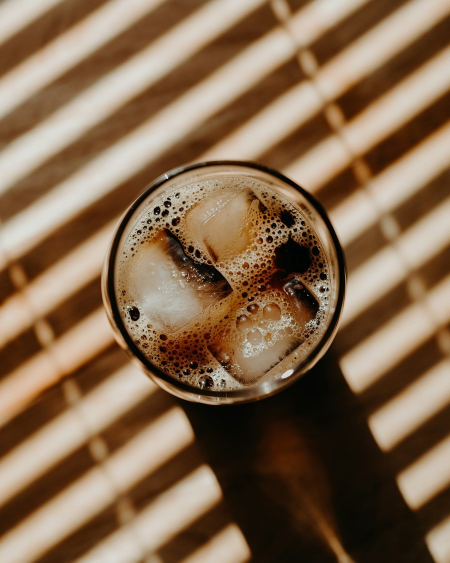
#> input picture fundos/bebida-gelada.jpg, 900 x 1125 px (shown at 1/2 size)
$ python -i arte_sobria.py   (imports and definitions only)
#> lines starting #> are read from the running program, lines starting #| are printed output that depends on the picture
"""Estilo sóbrio (perfil @franciellifernandes.adv): foto escurecida em preto, sombra preta suave e
texto branco numa serifada clássica e fina (Cormorant Garamond), centralizado, sem caixas.
Inspirado nos stories de frase com café: calmo, elegante, orgânico."""
import os
import re
from PIL import Image, ImageDraw, ImageEnhance, ImageFilter, ImageFont, ImageOps, ImageStat

import arte_natural as A

# [1 line that did not run here, left out]
BRANCO = (255, 255, 255)
CREME = (246, 236, 220)
DOURADO = (201, 164, 108)


FONTES_PADRAO = {   # papel: [arquivo, variação]; o perfil.json pode trocar ("fontes")
    "titulo": ["CormorantGaramond-Italic.ttf", "Medium Italic"],
    "texto": ["CormorantGaramond.ttf", "Medium"],
    "detalhe": ["CormorantGaramond-Italic.ttf", "Medium Italic"],
    "rotulo": ["CormorantGaramond.ttf", "SemiBold"],
}


# [14 lines left out: functions fonte, serif, not called in this run]


def espacado(txt):
    return " ".join(txt.upper())


# [15 lines left out: functions foto_escura, foto_natural, not called in this run]


_CASCATAS = []


def rostos(img):
    """Caixas (x0, y0, x1, y1) dos rostos na foto, com folga para cabelo e queixo. Sem OpenCV: lista vazia."""
    try:
        import cv2
        import numpy as np
    except ImportError:
        return []
    if not _CASCATAS:
        for nome in ("haarcascade_frontalface_default.xml", "haarcascade_profileface.xml"):
            _CASCATAS.append(cv2.CascadeClassifier(cv2.data.haarcascades + nome))
    caixas = []
    for largura_det in (540, 1080):                 # rosto pequeno (foto no espelho): tenta maior
        esc = largura_det / img.width
        peq = img.convert("L").resize((largura_det, int(img.height * esc)))
        g = cv2.equalizeHist(np.array(peq))
        for c in _CASCATAS:
            for (x, y, w, h) in c.detectMultiScale(g, 1.1, 6, minSize=(36, 36)):
                x, y, w, h = [v / esc for v in (x, y, w, h)]
                caixas.append((x - 0.35 * w, y - 0.45 * h, x + 1.35 * w, y + 1.45 * h))
        if caixas:
            break
    return caixas


def _cruza(caixa, rosto):
    return not (caixa[2] <= rosto[0] or caixa[0] >= rosto[2] or caixa[3] <= rosto[1] or caixa[1] >= rosto[3])


def livre(caixa, faces):
    return not any(_cruza(caixa, f) for f in faces)


# [18 lines left out: functions escurecer, escolher_y, not called in this run]


EMOJI_RE = re.compile("(?:[\U0001F1E6-\U0001F1FF]{2}|[\U0001F300-\U0001FAFF\u2600-\u27BF\u2B00-\u2BFF\u2300-\u23FF]"
                      "[\uFE0F\U0001F3FB-\U0001F3FF]?(?:\u200D[\U0001F300-\U0001FAFF\u2600-\u27BF][\uFE0F]?)*)")
_EMOJIS = {}


# [28 lines left out: functions _emoji_img, _pedacos, not called in this run]


def largura(ln, f):
    return sum(p[2] for p in _pedacos(ln, f))


# [161 lines left out: functions linha, texto_com_sombra, faixas, marca, _dominio, cartao_noticia and 2 more, not called in this run]


LAYOUTS = ["base_esq", "diario", "topo_esq", "colagem", "centro", "faixa", "destaque"]


def maquina(tam):
    arq = A.PERFIL.get("fontes", {}).get("maquina", ["CourierPrime-Regular.ttf", None])[0]
    return ImageFont.truetype(os.path.join(A.AQUI, "fontes", arq), int(tam))


# [148 lines left out: functions filtrar, preparar, encaixar, grade, texto_colagem, diario and 1 more, not called in this run]


CONTADOR = [0]


# [86 lines left out: functions desenhar, desenhar_colagem, not called in this run]


# ----------------------------------------------------------------- fotos e vídeos mandados pela Dra.
TAMANHOS = {"pequeno": 44, "medio": 62, "grande": 92}   # pequeno = letra de story do dia a dia


# [63 lines left out: functions _luz, melhor_y, fator_contraste, plano_texto, not called in this run]


def _cor(hexa, padrao):
    m = re.match(r"^#?([0-9a-fA-F]{6})$", (hexa or "").strip())
    return tuple(int(m.group(1)[i:i + 2], 16) for i in (0, 2, 4)) if m else padrao


# [17 lines left out: function escrever, not called in this run]


def _caixa_texto(pl):
    return (60, pl["y"] - 20, W - 60, pl["y"] + pl["alt"] + 20)


# [56 lines left out: functions desenhar_foto, camada_video, desenhar_post, not called in this run]

>>> from PIL import Image
>>> picture = Image.open('fundos/bebida-gelada.jpg')
#> picture is the input picture: PIL image 900x1125 RGB; mean R, G, B 133.4, 106.8, 80.8
>>> result = rostos(picture)
#> the loop in rostos, `for largura_det in (540, 1080):` made 2 passes
#> pass 1, in rostos, `peq = img.convert("L").resize((largura_det, int(img.height * esc)))`:
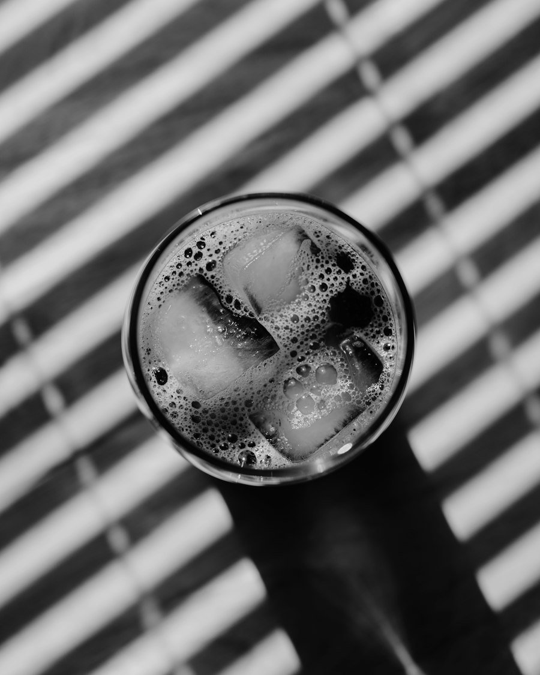
#> peq: PIL image 540x675 L; min 0, max 240, mean 111.8
#> pass 1, in rostos, `g = cv2.equalizeHist(np.array(peq))`:
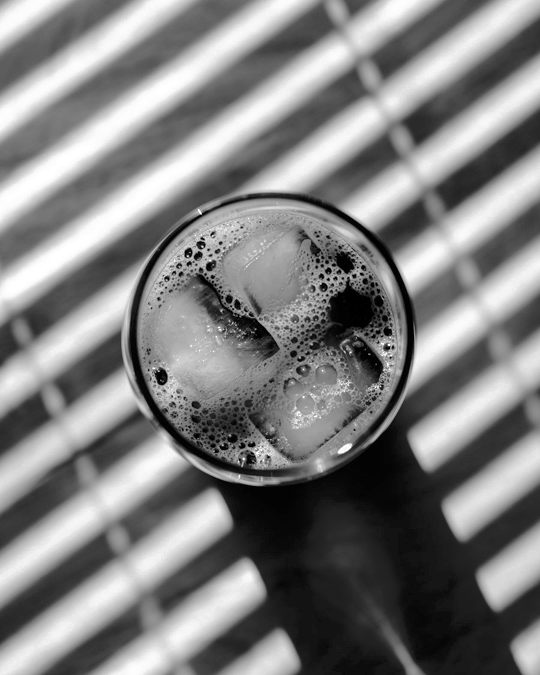
#> g: shape (675, 540); min 0, max 255, mean 128.2
#> after the loop in rostos, `for largura_det in (540, 1080):`: caixas = [(431.5, 512.2, 505.2, 594.5), (373.1, 705.2, 451, 792.3)]
#> result has the same summary as caixas in rostos

$ run again, on fundos/blitz-noite.jpg
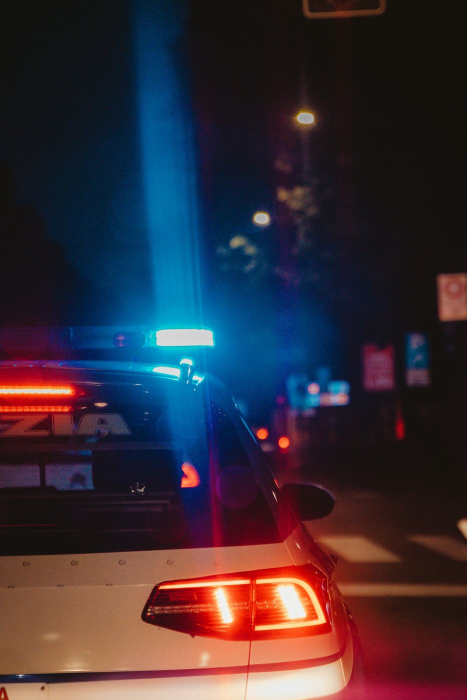
#> input picture fundos/blitz-noite.jpg, 933 x 1400 px (shown at 1/2 size)
#> picture is the input picture: PIL image 933x1400 RGB; mean R, G, B 56.7, 46.4, 56.2
#> the loop in rostos, `for largura_det in (540, 1080):` made 2 passes
#> pass 1, in rostos, `peq = img.convert("L").resize((largura_det, int(img.height * esc)))`:
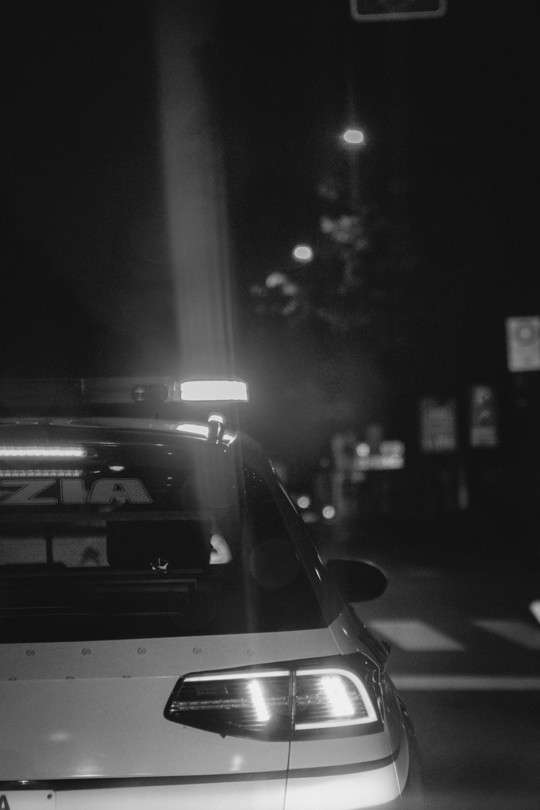
#> peq: PIL image 540x810 L; min 13, max 242, mean 50.6
#> pass 1, in rostos, `g = cv2.equalizeHist(np.array(peq))`:
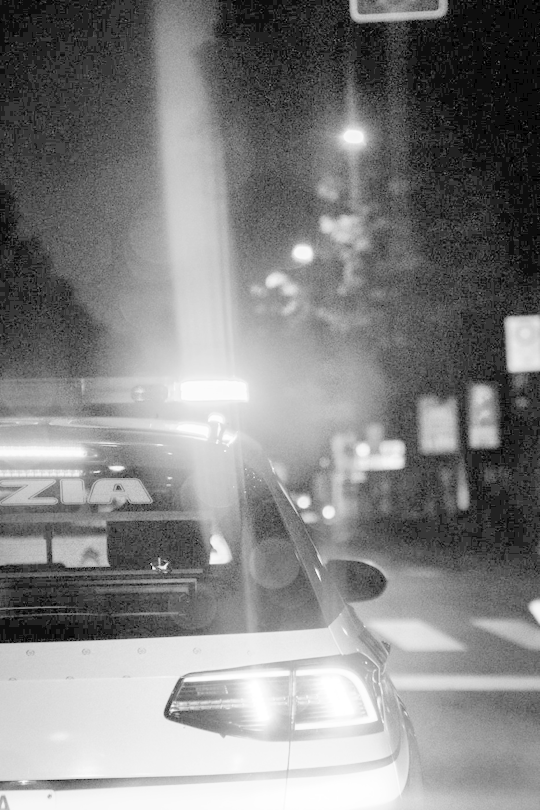
#> g: shape (810, 540); min 0, max 255, mean 131.2
#> after the loop in rostos, `for largura_det in (540, 1080):`: caixas = []

$ run again, on fundos/carro-por-dentro.jpg
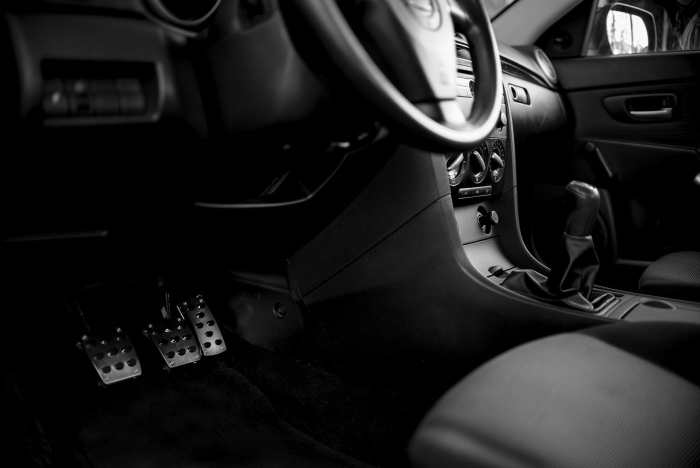
#> input picture fundos/carro-por-dentro.jpg, 1400 x 935 px (shown at 1/2 size)
#> picture is the input picture: PIL image 1400x935 RGB; min 0, max 255, mean 29.6
#> the loop in rostos, `for largura_det in (540, 1080):` made 2 passes
#> pass 1, in rostos, `peq = img.convert("L").resize((largura_det, int(img.height * esc)))`:
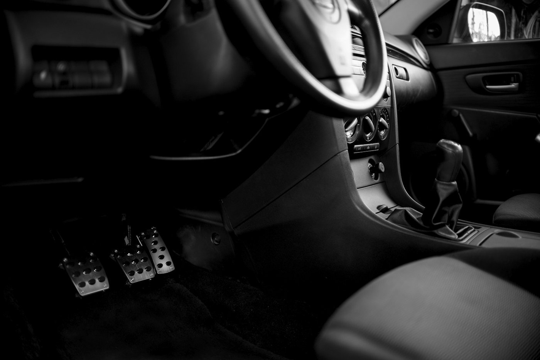
#> peq: PIL image 540x360 L; min 0, max 255, mean 29.6
#> pass 1, in rostos, `g = cv2.equalizeHist(np.array(peq))`:
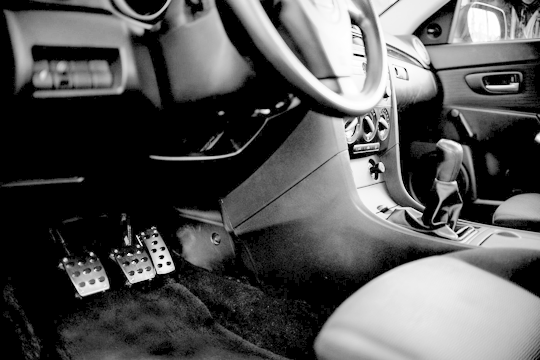
#> g: shape (360, 540); min 0, max 255, mean 84.3
#> after the loop in rostos, `for largura_det in (540, 1080):`: caixas = []
